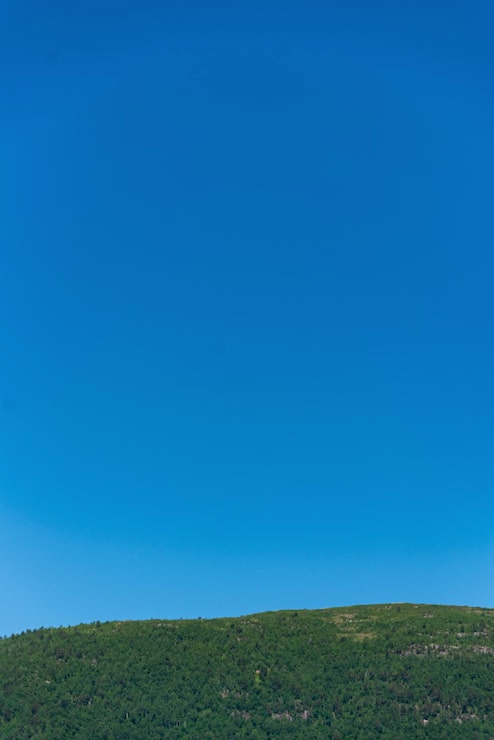
#> input picture src/images/sky.png, 494 x 740 px
$ python '02_4_2_Computer-Vision_DEdge Detection_2_Unsharp Masking.py'
#> lines starting #> are read from the running program, lines starting #| are printed output that depends on the picture
# -*- coding: utf-8 -*-
"""
Part D-2: Edge Detection - Unsharp Masking
원본: 02_Computer-Vision.ipynb (cell 93~95)
"""


# %% [markdown]
# (아래 셀들은 이전 섹션에서 정의된 상태를 이 파일 단독 실행을 위해 재구성한 것입니다.)


# %%
# --- 이전 section 상태 재구성: 원본 cell 4 ---
import cv2
import numpy as np
import matplotlib.pyplot as plt
import skimage.data

# %%
# --- 이전 section 상태 재구성: 원본 cell 91 ---
img_path = 'src/images/sky.png'
sky_img = cv2.imread(img_path)
#> sky_img is the input picture: shape (740, 494, 3); mean B, G, R 171.3, 113.7, 18.9

plt.figure(figsize=(5,10))

# TODO: 원본 이미지 확인
plt.imshow(cv2.cvtColor(sky_img, cv2.COLOR_BGR2RGB))
plt.axis("off");


# %%
# --- 이전 section 상태 재구성: 원본 cell 92 ---
# TODO: 이미지를 grayscale로 변환
sky_img_gray = cv2.cvtColor(sky_img, cv2.COLOR_BGR2GRAY)
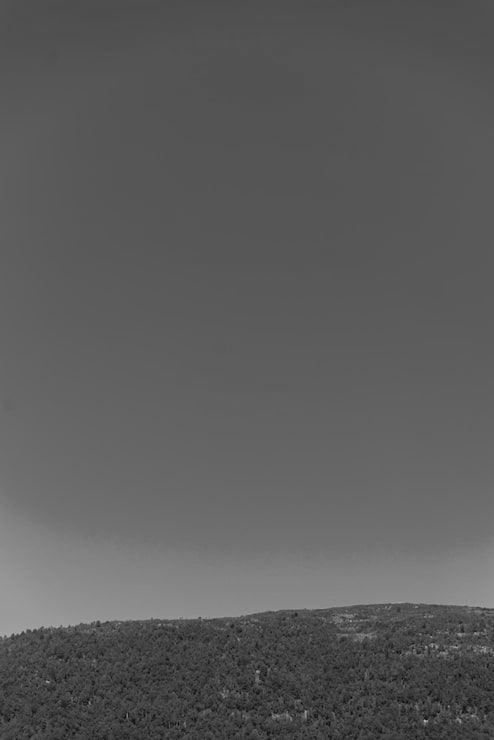
#> sky_img_gray: shape (740, 494); min 5, max 177, mean 91.9

# TODO: 이미지를 float32로 변환
sky_img_gray = sky_img_gray.astype(np.float32) / 255.

# TODO: Gaussian Filter 적용 (Kernel 사이즈는 55x55)
sky_blur = cv2.GaussianBlur(sky_img_gray, (55, 55), 0)

# TODO: cv2.subtract를 사용하여 원본에서 저주파 성분 차감 (High-pass Filter)
sky_hf = cv2.subtract(sky_img_gray, sky_blur)
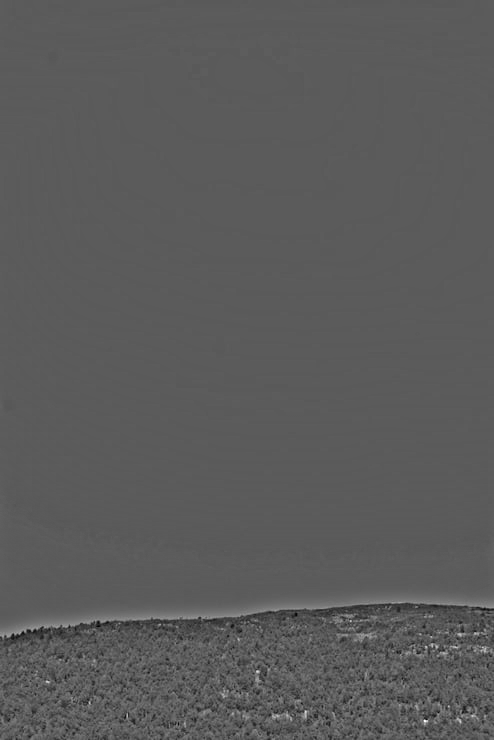
#> sky_hf: shape (740, 494) float32; min -0.249, max 0.447, mean -6.02e-06; drawn with min black and max white

# TODO: 고주파 이미지 확인 (cmap 설정)
plt.figure(figsize=(5,10))
plt.imshow(sky_hf, cmap="gray")
plt.axis("off");


# %% [markdown]
# #### $2)$ Unsharp Masking

# %% [markdown]
# Unsharp Masking을 적용하여 기존 이미지의 edge를 강조해봅시다.
#
# 위 과정에서 만든 고주파 이미지를 원본 흑백 이미지와 합칩니다.
#
# `cv2.add(원본_이미지, 고주파_이미지)` 함수를 사용하면 됩니다.

# %%
# TODO: cv2.add를 사용하여 원본과 고주파 이미지를 합산
unsharp_mask_applied = cv2.add(sky_img_gray, sky_hf)
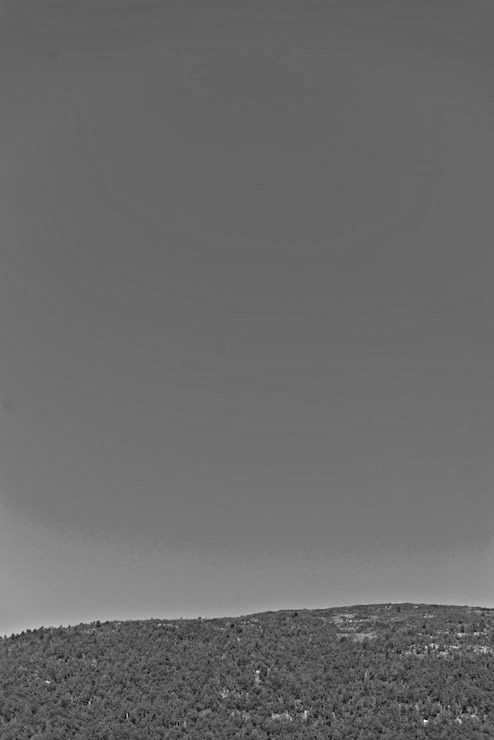
#> unsharp_mask_applied: shape (740, 494) float32; min -0.201, max 1.14, mean 0.361; drawn with min black and max white

# TODO: subplot 3개 (원본 흑백 이미지, 고주파 이미지, unsharp mask 적용된 이미지) 생성
plt.figure(figsize=(16,8))
plt.subplot(1,3,1), plt.imshow(sky_img_gray, cmap="gray"), plt.title("Original")
plt.subplot(1,3,2), plt.imshow(sky_hf, cmap="gray"), plt.title("High Frequency")
plt.subplot(1,3,3), plt.imshow(unsharp_mask_applied, cmap="gray"), plt.title("Unsharp Mask Applied")

for ax in plt.gcf().axes:
    ax.axis("off")
plt.show()
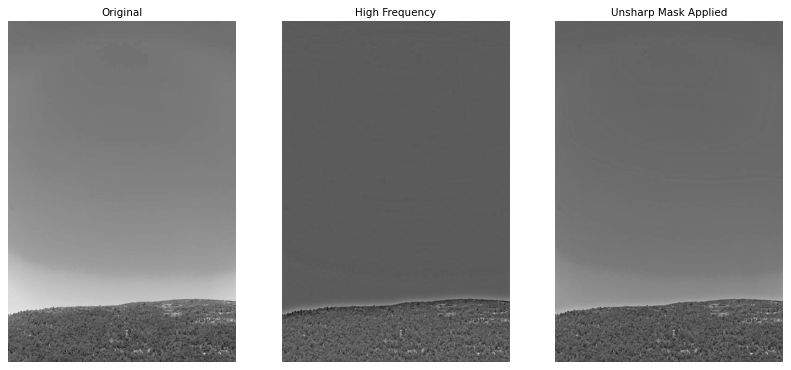
#> figure drawn by matplotlib, 3 panels

$ run again, with src/images/city.png copied over src/images/sky.png
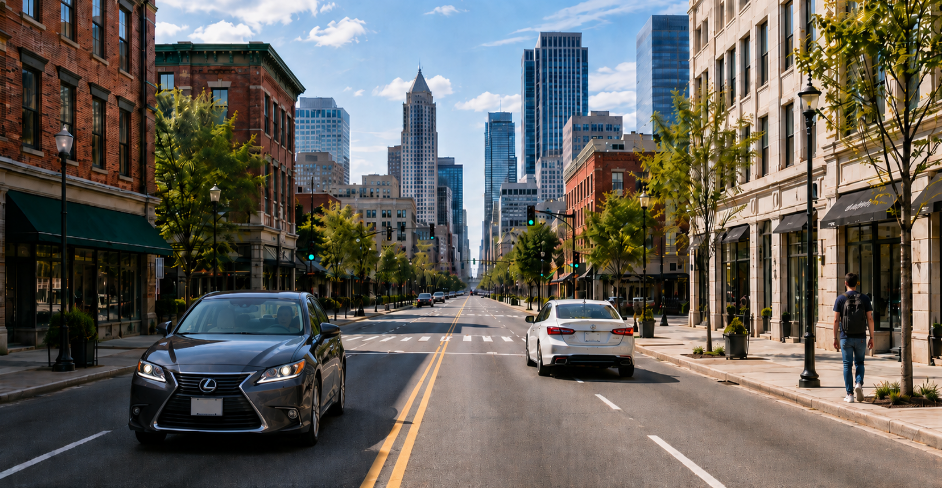
#> input picture src/images/city.png, 942 x 488 px
#> sky_img is the input picture: shape (488, 942, 3); mean B, G, R 91, 97, 100.4
#> `sky_blur = cv2.GaussianBlur(sky_img_gray, (55, 55), 0)`:
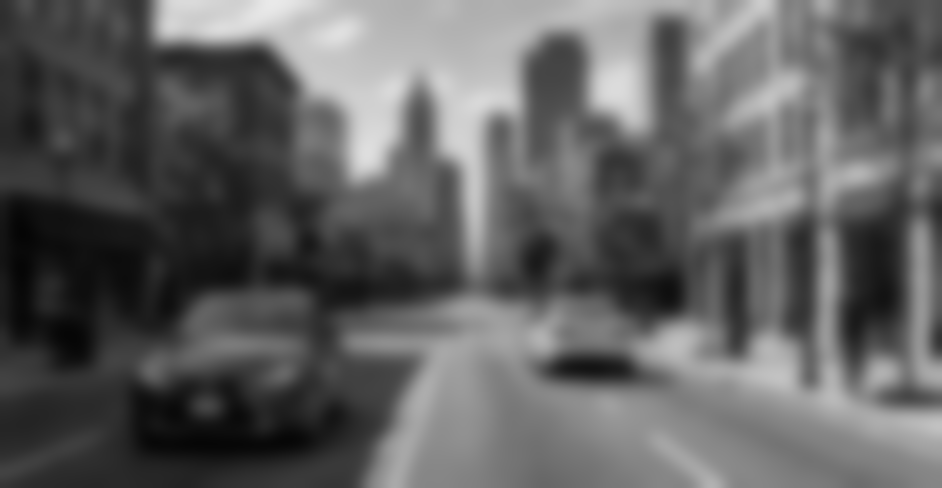
#> sky_blur: shape (488, 942) float32; min 0.0214, max 0.916, mean 0.382
#> `unsharp_mask_applied = cv2.add(sky_img_gray, sky_hf)`:
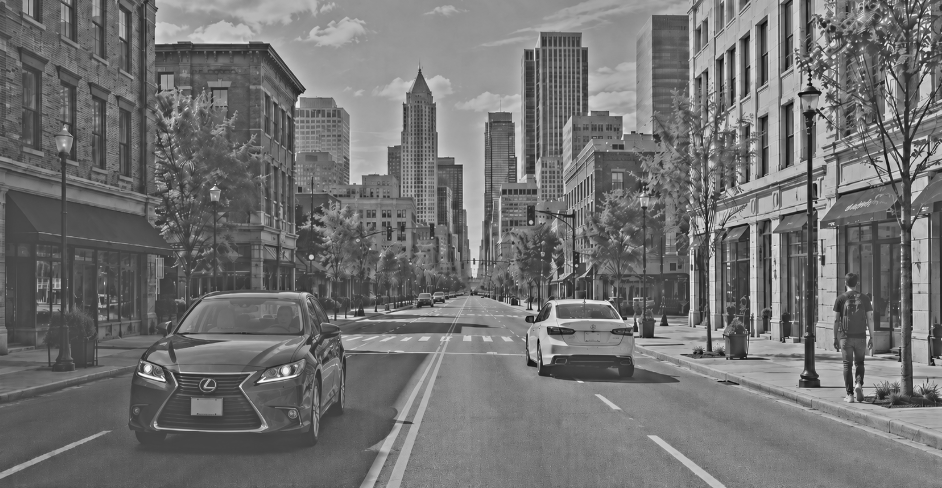
#> unsharp_mask_applied: shape (488, 942) float32; min -0.692, max 1.7, mean 0.382; drawn with min black and max white
